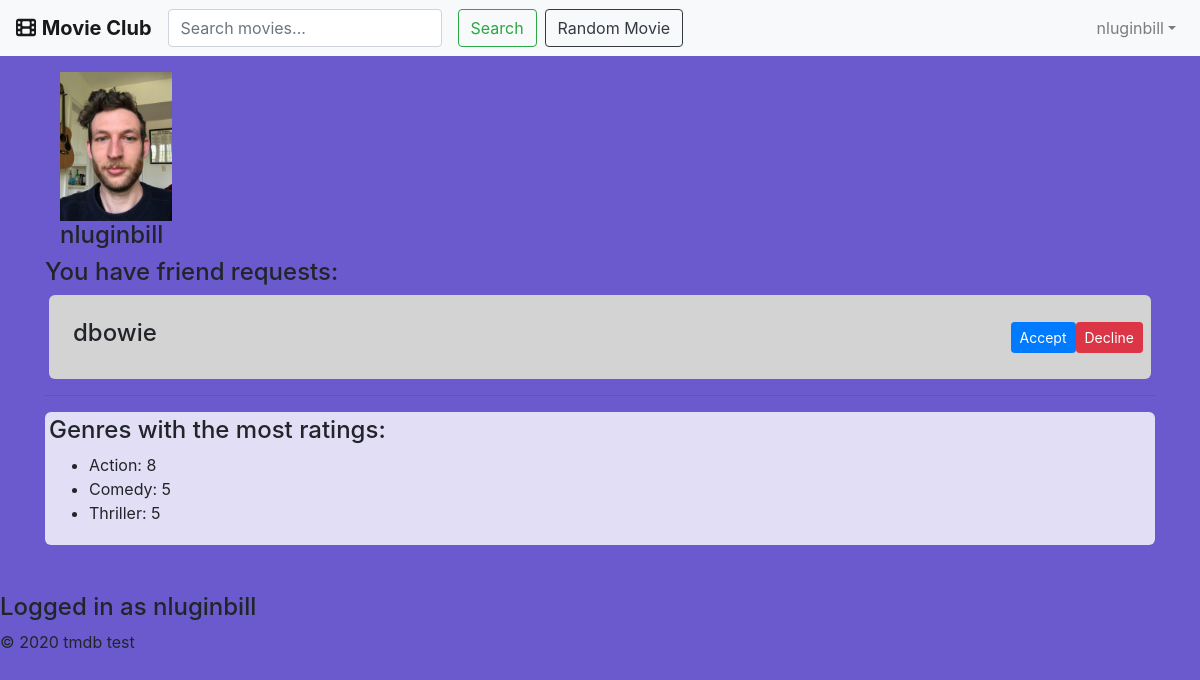
/index.php?action=dashboard (signed in), run on an earlier commit of the app's database.
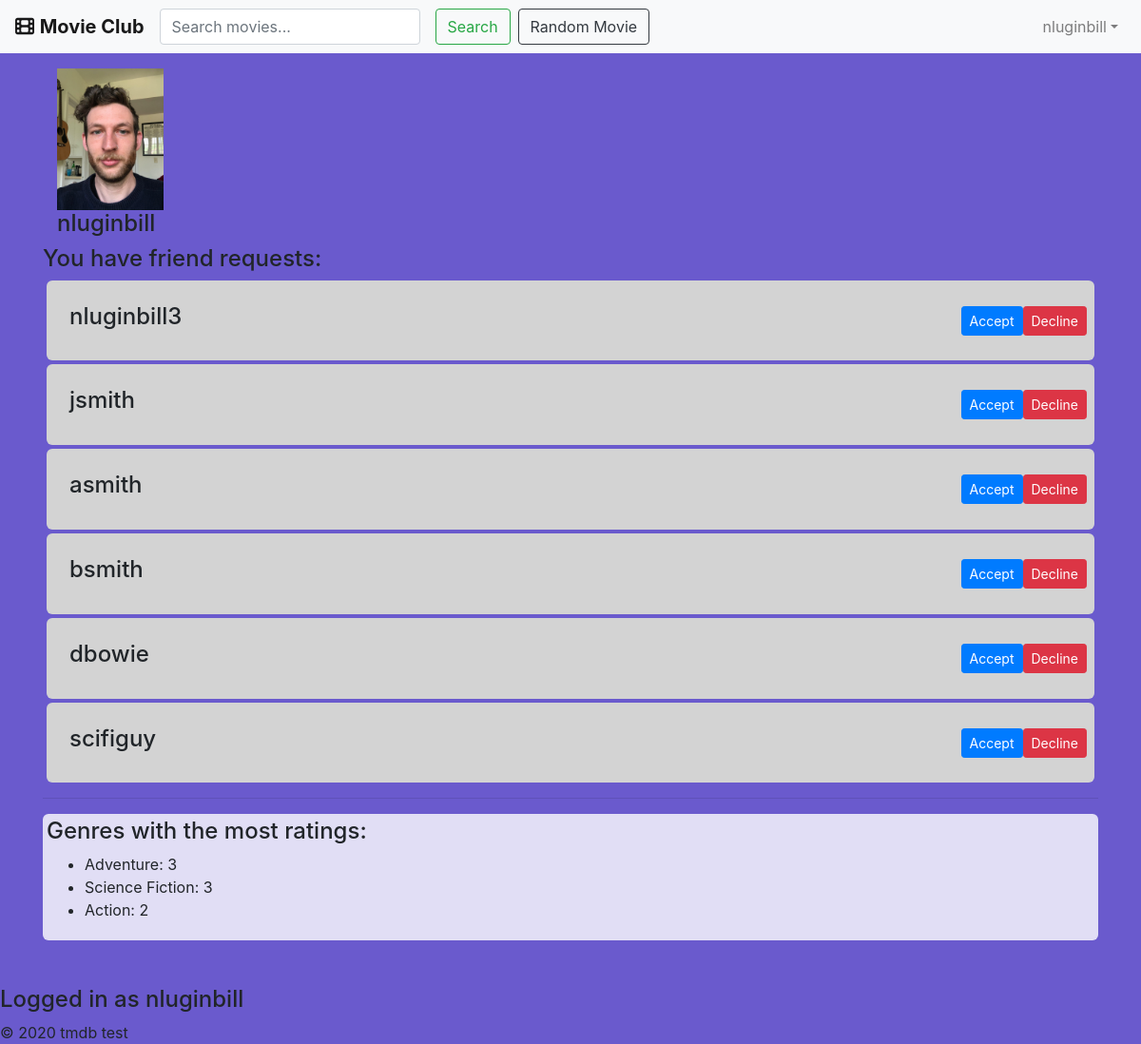
And on a later commit of the database.
### tables this page shows
CREATE TABLE `users` (
  `userID` int(11) NOT NULL,
  `email` varchar(128) NOT NULL,
  `username` varchar(128) NOT NULL,
  `password` varchar(256) NOT NULL,
  `proPic` varchar(256) NOT NULL
);

### model/userDB.php (called while the page is built, shortened)
<?php
class UserDB {
    public static function getUser($userID) {
        $db = Database::getDB();
        $query = 'SELECT * FROM users
                  WHERE userID = :userID';
        $statement = $db->prepare($query);
        $statement->bindValue(":userID", $userID);
        $statement->execute();
        $row = $statement->fetch();
        $user = new User($row['email'], $row['username'], '', $row['proPic']);
        $user->setUserID($row['userID']);
        return $user;
    }
    public static function getUserByUserName($username) {
        $db = Database::getDB();
        $query = 'SELECT * FROM Users
                  WHERE username = :username';
        $statement = $db->prepare($query);
        $statement->bindValue(":username", $username);
        $statement->execute();
        $row = $statement->fetch(PDO::FETCH_ASSOC);
        $user = new User($row['email'], $row['username'], '', $row['proPic']);
        $user->setUserID($row['userID']);
        return $user;
    }
}

### model/contHelper.php (called while the page is built)
<?php
class ContHelper {
    public static function getRequestingUsers($user) {
        $pendingRequestIDs = FriendshipDB::getPendingRequests($user);
        $requestingUsers = array();
        for ($i = 0; $i < count($pendingRequestIDs); $i++) {
            array_push($requestingUsers, UserDB::getUser($pendingRequestIDs[$i]));
        }
        return $requestingUsers;
    }
    public static function getTop3Genres($user) {
        $ratings = RatingDB::getUserMovieRatings($user);
        $genres = GenreDB::getGenres();
        $genreCount = array();
        $top3Genres = array();
        foreach ($genres as $genre) {
            $genreCount[$genre->getName()] = 0;
        }
        if (!is_null($ratings)) {
            foreach ($ratings as $rating) {
                for ($i = 0; $i < count($rating->getMovie()->getGenres()); $i++) {
                    $genreCount[$rating->getMovie()->getGenres()[$i]->getName()]++;
                }
            }
            arsort($genreCount);
            for ($i = 0; $i < 3; $i++) {
                $top3Genres[key($genreCount)] = reset($genreCount);
                array_shift($genreCount);
            }
        }
        return $top3Genres;
    }
}

### model/friendshipDB.php (called while the page is built, shortened)
<?php
class FriendshipDB {
    public static function getPendingRequests($user) {
        $db = Database::getDB();
        $query = "SELECT * FROM userrelationships
                  WHERE (userFirstID = :userID
                  AND type = 'pending1')
                  OR (userSecondID = :userID
                  AND type = 'pending2')";
        $statement = $db->prepare($query);
        $statement->bindValue(":userID", $user->getUserID(), PDO::PARAM_INT);
        $statement->execute();
        $rows = $statement->fetchAll();
        $requestIDs = array();
        for ($i = 0; $i < count($rows); $i++) {
            if ($user->getUserID() === $rows[$i]['userFirstID']) {
                array_push($requestIDs, $rows[$i]['userSecondID']);
            } else {
                array_push($requestIDs, $rows[$i]['userFirstID']);
            }
        }
        return $requestIDs;
    }
}

### model/user.php (called while the page is built, shortened)
<?php
class User {
    private $userID, $email, $username, $password, $proPic;
    function __construct($email, $username, $password, $proPic) {
        $this->username = $username;
    }
    public function getUserID() {
        return $this->userID;
    }
    public function getUsername() {
        return $this->username;
    }
    function setUserID($userID): void {
        $this->userID = $userID;
    }
}

### model/ratingDB.php (called while the page is built, shortened)
<?php
class RatingDB {
    public static function getUserMovieRatings($user) {
        $db = Database::getDB();
        $query = 'SELECT * FROM ratings r
                  INNER JOIN movies m ON r.tmdbID = m.tmdbID
                  WHERE userID = :userID';
        $statement = $db->prepare($query);
        $statement->bindValue(":userID", $user->getUserID());
        $statement->execute();
        $rows = $statement->fetchAll();
        $ratings = null;
        foreach ($rows as $row) {
            $movie = MovieDB::getMovie($row['tmdbID']);
            $rating = new Rating($row['userID'], $row['tmdbID'], $row['rating'], $movie);
            $rating->setRatingID($row['ratingID']);
            $rating->setRatingDate($row['ratingDate']);
            $ratings[] = $rating;
        }
        return $ratings;
    }
}

### model/movieDB.php (called while the page is built, shortened)
<?php
class MovieDB {
    public static function getMovie($tmdbID) {
        $db = Database::getDB();
        $query = 'SELECT * FROM moviesgenres mg
                  INNER JOIN genres g ON mg.genreID = g.genreID
                  WHERE movieID = :tmdbID';
        $statement = $db->prepare($query);
        $statement->bindValue(":tmdbID", $tmdbID);
        $statement->execute();
        $rows = $statement->fetchAll();
        $genres = array();
        if ($rows !== false) {
            for ($i = 0; $i < count($rows); $i++) {
                $genre = new Genre($rows[$i]['genreID'], $rows[$i]['name']);
                array_push($genres, $genre);
            }
        }
        $query = 'SELECT * FROM movies
                  WHERE tmdbID = :tmdbID';
        $statement = $db->prepare($query);
        $statement->bindValue(":tmdbID", $tmdbID);
        $statement->execute();
        $row = $statement->fetch();
        $movie = false;
        if ($row !== false) {
            $movie = new Movie($tmdbID, $row['title'], $row['overview'], $row['poster'], $genres);
        }
        return $movie;
    }
}

### model/genreDB.php (called while the page is built, shortened)
<?php
class GenreDB {
    public static function getGenres(){
        $db = Database::getDB();
        $query = 'SELECT * FROM genres';
        $statement = $db->prepare($query);
        $statement->execute();
        $rows = $statement->fetchAll();
        $genres = array();
        foreach ($rows as $row) {
            $genre = new Genre($row['genreID'], $row['name']);
            array_push($genres, $genre);
        }
        return $genres;
    }
}

### model/genre.php (called while the page is built, shortened)
<?php
class Genre {
    function __construct($genreID, $name) {
        $this->name = $name;
    }
}

### account/dashboard.php (the view, shortened to what the changed rows need)
<?php include 'view/header.php'; ?>
<div class="container">
    <?php if (count($requestingUsers) > 0) { ?>
        <?php for ($i = 0; $i < count($requestingUsers); $i++) { ?>
            <div class="row searchRow h-100 m-1">
                <div class="col-sm m-3 p-2">
                    <h4><?php echo $requestingUsers[$i]->getUsername() ?></h4>
                </div>
                <div class="col-sm m-auto p-2">
                    <form method="post" action="index.php">
                        <button type="submit" class="btn btn-danger btn-sm align-items-center float-right">Decline</button>
                    </form>
                    <form method="post" action="index.php">
                        <button type="submit" class="btn btn-primary btn-sm align-items-center float-right">Accept</button>
                    </form>
                </div>
            </div>
        <?php } ?>
    <?php } ?>
    <?php if (!empty($top3Genres)) { ?>
            <div class="col-sm board p-1">
                <ul>
                    <?php foreach ($top3Genres as $genre => $count) { ?>
                        <li><?php echo $genre ?>: <?php echo $count ?></li>
                    <?php } ?>
                </ul>
            </div>
        <?php } ?>
</div>
<?php include 'view/footer.php'; ?>

What changed in the data, as far as the page shows it:
now on this page (row unchanged): users: username "nluginbill3"
now on this page (row edited): users: username "jsmith"
now on this page (row unchanged): users: username "asmith"
now on this page (row unchanged): users: username "bsmith"
added users: username "scifiguy"
Also different on the page:
new list line: "Adventure : 3"
new list line: "Science Fiction : 3"
new list line: "Action : 2"
list line gone: "Action : 8"
list line gone: "Comedy : 5"
list line gone: "Thriller : 5"
